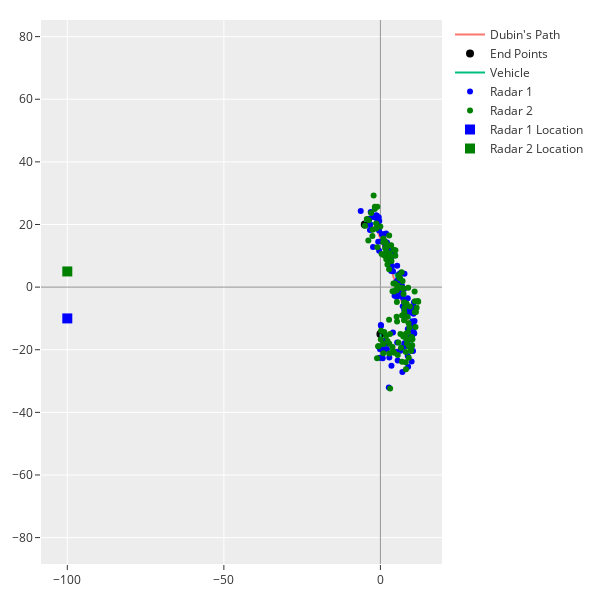

The notebook cell saved with this chart:
### Code cell
fig = plot_dubin(["Dubin's Path", "lines", optimal_path], 
           ["Vehicle", "lines", simple_trajectory], 
           ["Radar 1", "markers", x_y_1],
           ["Radar 2", "markers", x_y_2])

fig.data[3].line.color = "blue"
fig.data[4].line.color = "green"

fig.add_trace(
    go.Scatter(
        x=[radar_1.x],
        y=[radar_1.y],
        name='Radar 1 Location',
        mode="markers",
        marker_size=10,
        marker_color="blue",
        marker_symbol="square"
    )
)

fig.add_trace(
    go.Scatter(
        x=[radar_2.x],
        y=[radar_2.y],
        name='Radar 2 Location',
        mode="markers",
        marker_size=10,
        marker_color="green",
        marker_symbol="square"
    )
)


fig.update_layout(
    xaxis_range=None,
    yaxis_range=None
)


fig.show()
